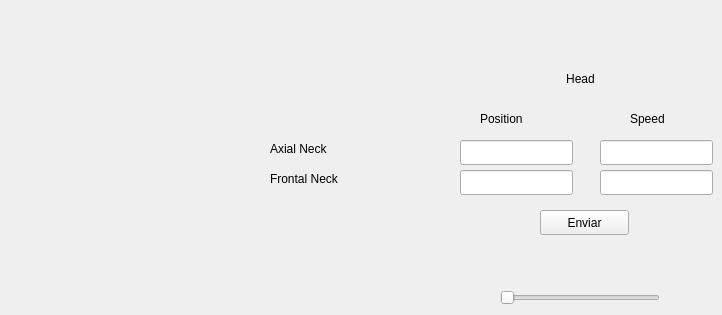
    <widget class="QWidget" name="tab_6">
     <attribute name="title">
      <string>Head</string>
     </attribute>
     <widget class="QPushButton" name="sendPositionNeck_button">
      <property name="geometry">
       <rect>
        <x>540</x>
        <y>210</y>
        <width>89</width>
        <height>25</height>
       </rect>
      </property>
      <property name="text">
       <string>Enviar</string>
      </property>
     </widget>
     <widget class="QLabel" name="SagittalRightShoulder_label_3">
      <property name="geometry">
       <rect>
        <x>270</x>
        <y>170</y>
        <width>181</width>
        <height>17</height>
       </rect>
      </property>
      <property name="text">
       <string>Frontal Neck</string>
      </property>
      <property name="alignment">
       <set>Qt::AlignLeading|Qt::AlignLeft|Qt::AlignVCenter</set>
      </property>
     </widget>
     <widget class="QLineEdit" name="AxialNeckSpeed_textBox">
      <property name="geometry">
       <rect>
        <x>600</x>
        <y>140</y>
        <width>113</width>
        <height>25</height>
       </rect>
      </property>
     </widget>
     <widget class="QLabel" name="label_8">
      <property name="geometry">
       <rect>
        <x>490</x>
        <y>70</y>
        <width>181</width>
        <height>17</height>
       </rect>
      </property>
      <property name="text">
       <string>Head</string>
      </property>
      <property name="alignment">
       <set>Qt::AlignCenter</set>
      </property>
     </widget>
     <widget class="QLineEdit" name="FrontalNeckPosition_textBox">
      <property name="geometry">
       <rect>
        <x>460</x>
        <y>170</y>
        <width>113</width>
        <height>25</height>
       </rect>
      </property>
     </widget>
     <widget class="QLabel" name="label_9">
      <property name="geometry">
       <rect>
        <x>630</x>
        <y>110</y>
        <width>67</width>
        <height>17</height>
       </rect>
      </property>
      <property name="text">
       <string>Speed</string>
      </property>
     </widget>
     <widget class="QLabel" name="label_10">
      <property name="geometry">
       <rect>
        <x>480</x>
        <y>110</y>
        <width>67</width>
        <height>17</height>
       </rect>
      </property>
      <property name="text">
       <string>Position</string>
      </property>
     </widget>
     <widget class="QLineEdit" name="AxialNeckPosition_textBox">
      <property name="geometry">
       <rect>
        <x>460</x>
        <y>140</y>
        <width>113</width>
        <height>25</height>
       </rect>
      </property>
     </widget>
     <widget class="QLineEdit" name="FrontalNeckSpeed_textBox">
      <property name="geometry">
       <rect>
        <x>600</x>
        <y>170</y>
        <width>113</width>
        <height>25</height>
       </rect>
      </property>
     </widget>
     <widget class="QLabel" name="FrontalRightShoulder_label_3">
      <property name="geometry">
       <rect>
        <x>270</x>
        <y>140</y>
        <width>181</width>
        <height>17</height>
       </rect>
      </property>
      <property name="text">
       <string>Axial Neck</string>
      </property>
      <property name="alignment">
       <set>Qt::AlignLeading|Qt::AlignLeft|Qt::AlignVCenter</set>
      </property>
     </widget>
     <widget class="QSlider" name="horizontalSlider">
      <property name="geometry">
       <rect>
        <x>500</x>
        <y>290</y>
        <width>160</width>
        <height>16</height>
       </rect>
      </property>
      <property name="orientation">
       <enum>Qt::Horizontal</enum>
      </property>
     </widget>
    </widget>
